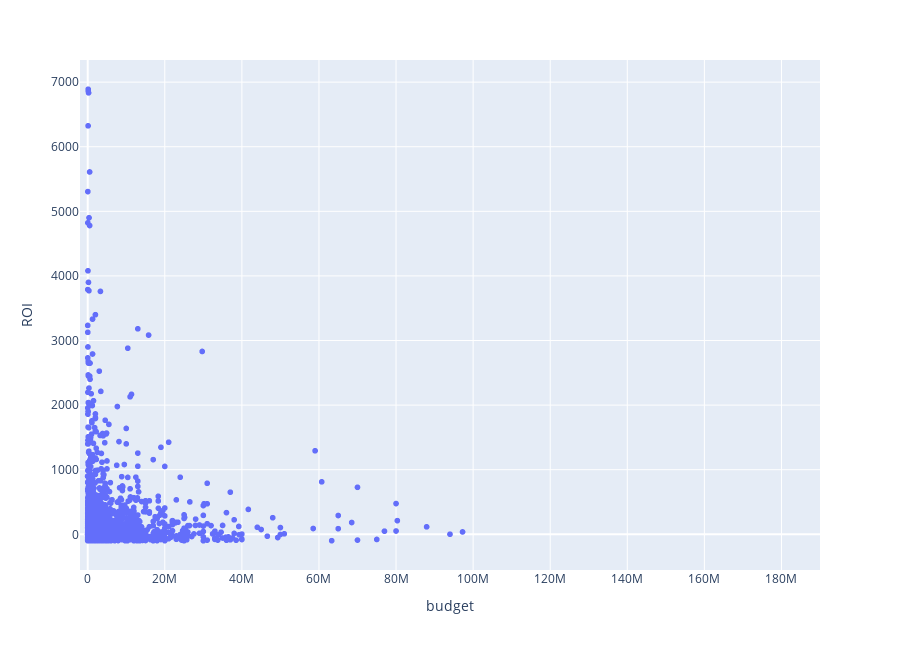

This figure's notebook cell:
### Code cell
#0. Distribucion de la relacion entre el presupuesto y el beneficio

data = removeOutliers(df, 'budget', 'ROI')
fig = px.scatter(
    data[data['original_language'] != 'en'],
    x = "budget",
    y = 'ROI',
    height=650,
    width=900
)
fig.update_xaxes(range=[-2000000, 190000000], row=1, col=1)
fig.show()

### Figure 1 — Plotly figure (JSON) as saved in the notebook; plotly's stock layout.template omitted (floating-point values rounded to 4 significant figures; data arrays with more than 128 entries replaced by an {"elided": "..."} marker saying what was removed)
{"data": [{"hovertemplate": "budget=%{x}<br>ROI=%{y}<extra></extra>", "legendgroup": "", "marker": {"color": "#636efa", "symbol": "circle"}, "mode": "markers", "name": "", "showlegend": false, "x": {"elided": "1988 int values"}, "xaxis": "x", "y": {"elided": "1988 float values"}, "yaxis": "y", "type": "scattergl"}], "layout": {"xaxis": {"anchor": "y", "domain": [0.0, 1.0], "title": {"text": "budget"}, "range": [-2000000, 190000000]}, "yaxis": {"anchor": "x", "domain": [0.0, 1.0], "title": {"text": "ROI"}}, "legend": {"tracegroupgap": 0}, "margin": {"t": 60}, "height": 650, "width": 900}}
